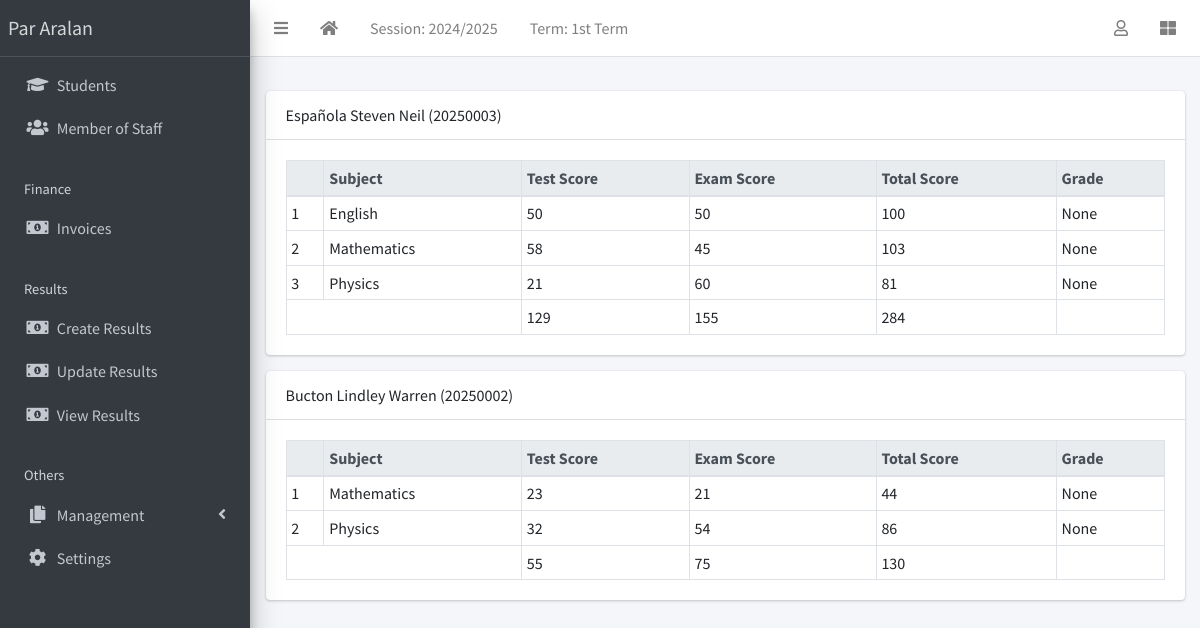
The page /result/view/all (signed in) on the database its author committed.
### apps/corecode/models.py (models this page shows, shortened)
class AcademicSession(models.Model):
    name = models.CharField(max_length=200, unique=True)
    current = models.BooleanField(default=True)
    class Meta:
        ordering = ["-name"]

class AcademicTerm(models.Model):
    name = models.CharField(max_length=20, unique=True)
    current = models.BooleanField(default=True)
    class Meta:
        ordering = ["name"]

class SiteConfig(models.Model):
    key = models.SlugField()
    value = models.CharField(max_length=200)

class Subject(models.Model):
    name = models.CharField(max_length=200, unique=True)
    class Meta:
        ordering = ["name"]
    def __str__(self):
        return self.name

### apps/students/models.py (models this page shows, shortened)
class Student(models.Model):
    STATUS_CHOICES = [("active", "Active"), ("inactive", "Inactive")]
    GENDER_CHOICES = [("male", "Male"), ("female", "Female")]
    current_status = models.CharField(
        max_length=10, choices=STATUS_CHOICES, default="active"
    )
    registration_number = models.CharField(max_length=200, unique=True)
    surname = models.CharField(max_length=200)
    firstname = models.CharField(max_length=200)
    other_name = models.CharField(max_length=200, blank=True)
    gender = models.CharField(max_length=10, choices=GENDER_CHOICES, default="male")
    date_of_birth = models.DateField(default=timezone.now)
    current_class = models.ForeignKey(
        StudentClass, on_delete=models.SET_NULL, blank=True, null=True
    )
    date_of_admission = models.DateField(default=timezone.now)
    mobile_num_regex = RegexValidator(
        regex="^[0-9]{10,15}$", message="Entered mobile number isn't in a right format!"
    )
    parent_mobile_number = models.CharField(
        validators=[mobile_num_regex], max_length=13, blank=True
    )
    address = models.TextField(blank=True)
    others = models.TextField(blank=True)
    passport = models.ImageField(blank=True, upload_to="students/passports/")
    class Meta:
        ordering = ["surname", "firstname", "other_name"]
    def __str__(self):
        return f"{self.surname} {self.firstname} {self.other_name} ({self.registration_number})"

### apps/result/models.py (models this page shows, shortened)
class Result(models.Model):
    student = models.ForeignKey(Student, on_delete=models.CASCADE)
    session = models.ForeignKey(AcademicSession, on_delete=models.CASCADE)
    term = models.ForeignKey(AcademicTerm, on_delete=models.CASCADE)
    current_class = models.ForeignKey(StudentClass, on_delete=models.CASCADE)
    subject = models.ForeignKey(Subject, on_delete=models.CASCADE)
    test_score = models.IntegerField(default=0)
    exam_score = models.IntegerField(default=0)
    class Meta:
        ordering = ["subject"]
    def total_score(self):
        return self.test_score + self.exam_score
    def grade(self):
        return score_grade(self.total_score())

### apps/result/views.py (the view)
# urls.py: path("view/all", ResultListView.as_view(), name="view-results"),
class ResultListView(LoginRequiredMixin, View):
    def get(self, request, *args, **kwargs):
        results = Result.objects.filter(
            session=request.current_session, term=request.current_term
        )
        bulk = {}
        for result in results:
            test_total = 0
            exam_total = 0
            subjects = []
            for subject in results:
                if subject.student == result.student:
                    subjects.append(subject)
                    test_total += subject.test_score
                    exam_total += subject.exam_score
            bulk[result.student.id] = {
                "student": result.student,
                "subjects": subjects,
                "test_total": test_total,
                "exam_total": exam_total,
                "total_total": test_total + exam_total,
            }
        context = {"results": bulk}
        return render(request, "result/all_results.html", context)

### apps/corecode/context_processors.py (called while the page is built)
def site_defaults(request):
    current_session = AcademicSession.objects.get(current=True)
    current_term = AcademicTerm.objects.get(current=True)
    vals = SiteConfig.objects.all()
    contexts = {
        "current_session": current_session.name,
        "current_term": current_term.name,
    }
    for val in vals:
        contexts[val.key] = val.value
    return contexts

### apps/result/utils.py (called while the page is built)
def score_grade(score):
    if score <= 10:
        return "A"

### apps/result/templates/result/all_results.html
{% extends 'base.html' %}
{% block fullcard %}
  {% for key, result in results.items %}
    <div class="card">
      <div class="card-header">
        {{result.student}}
      </div>
      <div class="card-body">
        <table class="table table-bordered table-sm">
          <thead class="thead-light">
            <tr>
              <th></th>
              <th>Subject</th>
              <th>Test Score</th>
              <th>Exam Score</th>
              <th>Total Score</th>
              <th>Grade</th>
            </tr>
          </thead>
          <tbody>
            {% for subject in result.subjects %}
              <tr>
                <td>{{ forloop.counter }}</td>
                <td>{{ subject.subject }}</td>
                <td>{{ subject.test_score }}</td>
                <td>{{ subject.exam_score }}</td>
                <td>{{ subject.total_score }}</td>
                <td>{{ subject.grade }}</td>
              </tr>
            {% endfor %}
          </tbody>
          <tfoot>
            <tr>
              <td colspan="2"></td>
              <td>{{ result.test_total }}</td>
              <td>{{ result.exam_total }}</td>
              <td>{{ result.total_total }}</td>
              <td></td>
            </tr>
          </tfoot>
        </table>
      </div>
    </div>
  {% endfor %}
{% endblock fullcard %}

### templates/base.html (shortened to what this page needs)
{% load static %}
<!DOCTYPE html>
<html lang="en">
<head>
  <link rel="stylesheet" href="{% static 'plugins/fontawesome-free/css/all.min.css' %}">
  <link rel="stylesheet" href="{% static 'plugins/toastr/toastr.min.css' %}">
  <link rel="stylesheet"
    href="{% static 'plugins/overlayScrollbars/css/OverlayScrollbars.min.css' %}">
  <link rel="stylesheet" href="{% static 'plugins/Datatables/datatables.min.css' %}" />
  <link rel="stylesheet" href="{% static 'dist/css/adminlte.min.css' %}">
</head>
<body
  class="hold-transition sidebar-mini layout-fixed layout-navbar-fixed layout-footer-fixed">
  <div class="wrapper">
    <nav class="main-header navbar navbar-expand navbar-white navbar-light">
      <ul class="navbar-nav">
        <li class="nav-item">
          <a class="nav-link" data-widget="pushmenu" href="#" role="button"><i
              class="fas fa-bars"></i></a>
        </li>
        <li class="nav-item d-none d-sm-inline-block">
          <a href="{% url 'home' %} " class="nav-link"><i class="fa fa-home"></i></a>
        </li>
        <li class="nav-item d-none d-sm-inline-block">
          <a href="{% url 'current-session' %}" class="nav-link">Session: {{ current_session }}</a>
        </li>
        <li class="nav-item d-none d-sm-inline-block">
          <a href="{% url 'current-session' %}" class="nav-link">Term: {{ current_term }}</a>
        </li>
      </ul>
      <ul class="navbar-nav ml-auto">
        <li class="nav-item dropdown">
          <a class="nav-link" data-toggle="dropdown" href="#">
            <i class="far fa-user"></i>
          </a>
        </li>
        <li class="nav-item">
          <a class="nav-link" data-widget="control-sidebar" data-slide="true"
            href="#" role="button"><i class="fas fa-th-large"></i></a>
        </li>
      </ul>
    </nav>
    <aside class="main-sidebar sidebar-dark-primary elevation-4">
      <a href="{% url 'home' %}" class="brand-link">{{ school_name | default:"Par Aralan" }}</a>
      <div class="sidebar">
        <nav class="mt-2">
          <ul class="nav nav-pills nav-sidebar flex-column"
            data-widget="treeview" role="menu" data-accordion="false">
            <li class="nav-item">
              <a href="{% url 'student-list' %}" class="nav-link">
                <i class="nav-icon fas fa-graduation-cap"></i>
                <p>
                  Students
                </p>
              </a>
            </li>
            <li class="nav-item">
              <a href="{% url 'staff-list' %}" class="nav-link">
                <i class="nav-icon fas fa-users"></i>
                <p>
                  Member of Staff
                </p>
              </a>
            </li>
            <li class="nav-header">Finance</li>
            <li class="nav-item">
              <a href="{% url 'invoice-list' %}" class="nav-link">
                <i class="nav-icon fas fa-money-bill-alt"></i>
                <p>
                  Invoices
                </p>
              </a>
            </li>
            <li class="nav-header">Results</li>
            <li class="nav-item">
              <a href="{% url 'create-result' %}" class="nav-link">
                <i class="nav-icon fas fa-money-bill-alt"></i>
                <p>
                  Create Results
                </p>
              </a>
            </li>
            <li class="nav-item">
              <a href="{% url 'edit-results' %}" class="nav-link">
                <i class="nav-icon fas fa-money-bill-alt"></i>
                <p>
                  Update Results
                </p>
              </a>
            </li>
            <li class="nav-item">
              <a href="{% url 'view-results' %}" class="nav-link">
                <i class="nav-icon fas fa-money-bill-alt"></i>
                <p>
                  View Results
                </p>
              </a>
            </li>
            <li class="nav-header">Others</li>
            <li class="nav-item has-treeview">
              <a href="#" class="nav-link">
                <i class="nav-icon fas fa-copy"></i>
                <p>
                  Management
                  <i class="fas fa-angle-left right"></i>
                </p>
              </a>
            </li>
            <li class="nav-item">
              <a href="{% url 'configs' %}" class="nav-link">
                <i class="nav-icon fas fa-cog"></i>
                <p>
                  Settings
                </p>
              </a>
            </li>
          </ul>
        </nav>
      </div>
    </aside>
    <div class="content-wrapper">
      <section class="content-header">
      </section>
      <section class="content">
        <div class="container-fluid">
          <div class="row">
            <div class="col-md-12">
              {% block fullcard %}{% endblock fullcard %}
            </div>
          </div>
        </div>
      </section>
    </div>
  </div>
</body>
</html>

### rows shown on the page
AcademicSession: name "2024/2025"
AcademicTerm: name "1st Term"
SiteConfig: value "Par Aralan"
Student: student "Española Steven Neil (20250003)", test_total "129", exam_total "155", total_total "284"
Result: subject "English", test_score "50", exam_score "50", total_score "100", grade "None"
Result: subject "Mathematics", test_score "58", exam_score "45", total_score "103", grade "None"
Result: subject "Physics", test_score "21", exam_score "60", total_score "81", grade "None"
Student: student "Bucton Lindley Warren (20250002)", test_total "55", exam_total "75", total_total "130"
Result: subject "Mathematics", test_score "23", exam_score "21", total_score "44", grade "None"
Result: subject "Physics", test_score "32", exam_score "54", total_score "86", grade "None"
